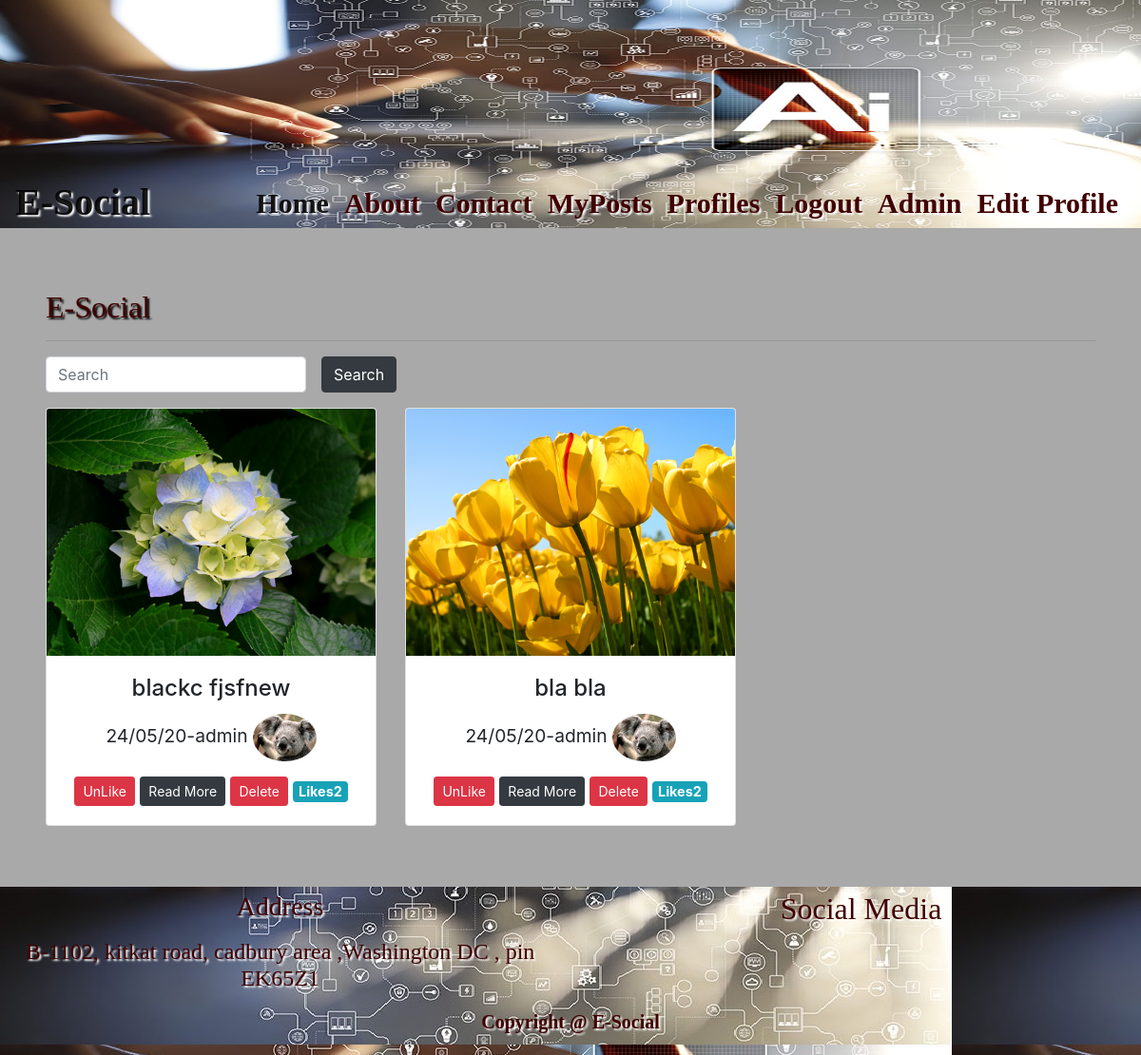
The app's page /social/home/ (signed in) with its own data.
### social/models.py (models this page shows, shortened)
class MyPost(models.Model):
    pic = models.ImageField(upload_to="images", null=True, blank=True)
    subject = models.CharField(max_length=200)
    msg = models.TextField(null=True, blank=True)
    cr_date = models.DateTimeField(auto_now_add=True)
    uploaded_by = models.ForeignKey(to=MyProfile, on_delete=CASCADE, null=True, blank=True)

class MyProfile(models.Model):
    name = models.CharField(max_length=100)
    user = models.OneToOneField(to=User, on_delete=CASCADE)
    age = models.IntegerField(default=18, validators=[MinValueValidator(18)])
    address = models.TextField(null=True, blank=True)
    status = models.CharField(max_length=20, default="single", choices=(
        ("single", "single"), ("married", "married"), ("widow", "widow"), ("seprated", "seprated"),
        ("commited", "commited")))
    gender = models.CharField(max_length=20, default="male", choices=(("male", "male"), ("female", "female")))
    phone_no = models.CharField(validators=[RegexValidator("^0?[5-9]{1}\d{9}$")], max_length=15, null=True, blank=True)
    description = models.TextField(null=True, blank=True)
    pic = models.ImageField(upload_to="images", null=True, blank=True)
    def __str__(self):
        return "%s " % self.user

### social/views.py (the view)
# urls.py: path('home/', HomeView.as_view()),
@method_decorator(login_required, name="dispatch")
class HomeView(TemplateView):
    template_name = "social/home.html"
    def get_context_data(self, **kwargs):
        context = super(HomeView, self).get_context_data(**kwargs)
        followList = FollowUser.objects.filter(followed_by=self.request.user.myprofile)
        followList2 = []
        for e in followList:
            followList2.append(e.profile)
        si = self.request.GET.get("si")
        if si == None:
            si = ""
        postList = MyPost.objects.filter(Q(uploaded_by__in=followList2)).filter(
            Q(subject__icontains=si) | Q(msg__icontains=si)).order_by('-id')
        for p1 in postList:
            p1.liked = False
            ob = PostLike.objects.filter(post=p1, liked_by=self.request.user.myprofile)
            if ob:
                p1.liked = True
            ob = PostLike.objects.filter(post=p1)
            p1.likecount = ob.count()
        context["mypost_list"] = postList
        return context

### social/templates/social/home.html (shortened to what this page needs)
{% extends "base.html"%}
{% block content %}
<div class="row p-5 text-justify">
    <div class="col-md-12">
        <h2 class="myhead2">E-Social</h2>
        <hr>
<form class="form-inline">
    <input class="form-control mr-3" placeholder="Search" value="{{request.GET.si}}" type="text" name="si">
    <input class="btn btn-dark" type="submit" value="Search">
</form>
        <div class="row">
              {% for n1 in mypost_list %}
            <div class="col-md-4 my-3">
                <div class="card text-center h-100">
    <img class="card-img-top img-fluid h-100    " src="/media/{{n1.pic}}" alt="">
    <div class="card-body">
        <h4 class="card-title">{{n1.subject}}</h4>
        <p class="card-text">{{n1.cr_date | date:"d/m/y"}}-{{n1.uploaded_by}}
            {%if n1.uploaded_by.pic%}
            <img style="width:50p; height:50px" class="rounded-circle"  src="/media/{{n1.uploaded_by.pic}}" alt="">
            {%endif%}
        </p>
        {%if n1.liked%}
        <a class="btn btn-danger btn-sm" href="/social/mypost/unlike/{{n1.id}}">UnLike</a>
        {%else%}
        <a class="btn btn-success btn-sm" href="/social/mypost/like/{{n1.id}}">Like</a>
        {%endif%}
        <a class="btn btn-dark btn-sm" href="/social/mypost/{{n1.id}}">Read More</a>
        {%if user.is_superuser%}
        <a class="btn btn-danger btn-sm" href="/social/mypost/delete/{{n1.id}}">Delete</a>
        {%endif%}
        {%if n1.likecount%}
        <span class="badge badge-info">Likes{{n1.likecount}}</span>
        {%endif%}
    </div>
</div>
            </div>
            {% endfor %}
        </div>
</div>
    </div>
{% endblock %}

### social/static/style.css (style rules this page uses)
body { backgroung-color: #feecde; font-size:1.2em; background-image: url("/static/images/dark-grey.jpg"); }
.myhead2 { color: #400000; text-shadow:2px 2px 2px black; font-family: cursive; }

### records on screen
MyPost: pic (picture), subject "blackc fjsfnew", cr_date "24/05/20", uploaded_by "admin", uploaded_by.pic (picture), likecount "2"
MyPost: pic (picture), subject "bla bla", cr_date "24/05/20", uploaded_by "admin", uploaded_by.pic (picture), likecount "2"
